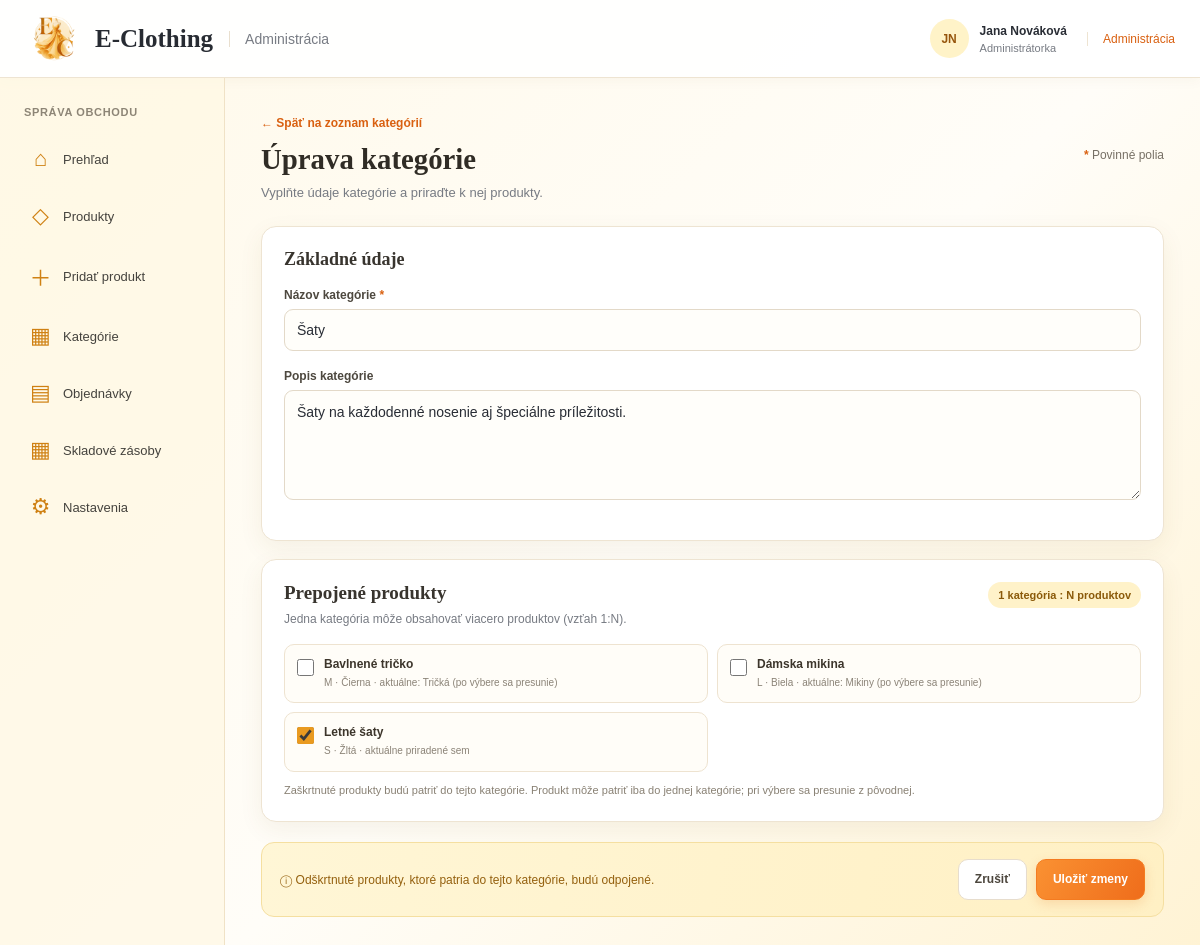
The page /?c=category&a=edit&id=5 on the database its author committed.
### tables this page shows
CREATE TABLE IF NOT EXISTS `categories`
(
    `id` INT UNSIGNED NOT NULL AUTO_INCREMENT,
    `name` VARCHAR(80) NOT NULL,
    `description` TEXT NOT NULL,
    PRIMARY KEY (`id`),
    UNIQUE KEY `uq_categories_name` (`name`)
);

CREATE TABLE IF NOT EXISTS `products`
(
    `id` INT UNSIGNED NOT NULL AUTO_INCREMENT,
    `categoryId` INT UNSIGNED NULL,
    `name` VARCHAR(150) NOT NULL,
    `description` TEXT NOT NULL,
    `price` DECIMAL(10, 2) NOT NULL DEFAULT 0.00,
    `size` VARCHAR(10) NOT NULL,
    `color` VARCHAR(40) NOT NULL,
    `stockQuantity` INT UNSIGNED NOT NULL DEFAULT 0,
    PRIMARY KEY (`id`),
    KEY `idx_products_categoryId` (`categoryId`),
    CONSTRAINT `fk_products_category`
        FOREIGN KEY (`categoryId`) REFERENCES `categories` (`id`)
        ON UPDATE CASCADE ON DELETE SET NULL
);

### App/Views/Category/form.view.php (the view, shortened to what the rows shown need)
<?php
$escape = static fn($value): string => htmlspecialchars((string)$value, ENT_QUOTES | ENT_SUBSTITUTE, 'UTF-8');
$isEdit = $category->getId() !== null;
?>
<div class="crud-page">
    <div class="page-intro">
        <div class="page-title-row">
            <div>
                <h1><?= $isEdit ? 'Úprava kategórie' : 'Pridanie kategórie' ?></h1>
            </div>
        </div>
    </div>
    <form class="product-form" method="post" action="<?= $link->url('category.save') ?>">
        <section class="form-card category-details-card">
            <h2>Základné údaje</h2>
            <div class="field field-full">
                <label for="name">Názov kategórie <span>*</span></label>
                <input id="name" name="name" type="text" maxlength="80" value="<?= $escape($category->getName()) ?>" required>
            </div>
            <div class="field field-full">
                <label for="description">Popis kategórie</label>
                <textarea id="description" name="description" rows="3" maxlength="1000"><?= $escape($category->getDescription()) ?></textarea>
            </div>
        </section>
        <section class="form-card assignment-card">
            <div class="assignment-heading">
                <div>
                    <h2>Prepojené produkty</h2>
                </div>
            </div>
            <?php if ($products === []) : ?>
                <p class="empty-assignment">V databáze zatiaľ nie sú produkty. Najskôr pridajte produkt.</p>
            <?php else : ?>
                <div class="assignment-list">
                    <?php foreach ($products as $product) : ?>
                        <?php $currentCategory = $product->getOneRelated(\App\Models\Category::class); ?>
                        <label class="assignment-product">
                            <input type="checkbox" name="productIds[]" value="<?= (int)$product->getId() ?>"<?= in_array((int)$product->getId(), $selectedProductIds, true) ? ' checked' : '' ?>>
                            <span class="assignment-product-copy">
                                <strong><?= $escape($product->getName()) ?></strong>
                                <small>
                                    <?= $escape($product->getSize()) ?> · <?= $escape($product->getColor()) ?>
                                    <?php if ($currentCategory !== null && $currentCategory->getId() !== $category->getId()) : ?>
                                        · aktuálne: <?= $escape($currentCategory->getName()) ?> (po výbere sa presunie)
                                    <?php elseif ($currentCategory !== null) : ?>
                                        · aktuálne priradené sem
                                    <?php else : ?>
                                        · bez kategórie
                                    <?php endif; ?>
                                </small>
                            </span>
                        </label>
                    <?php endforeach; ?>
                </div>
            <?php endif; ?>
        </section>
    </form>
</div>

### rows shown on the page
categories: name "Šaty", description "Šaty na každodenné nosenie aj špeciálne príležitosti."
products: name "Bavlnené tričko", size "M", color "Čierna", categoryId.name "Tričká"
products: name "Dámska mikina", size "L", color "Biela", categoryId.name "Mikiny"
products: id "☑", name "Letné šaty", size "S", color "Žltá", shows "· aktuálne priradené sem"
